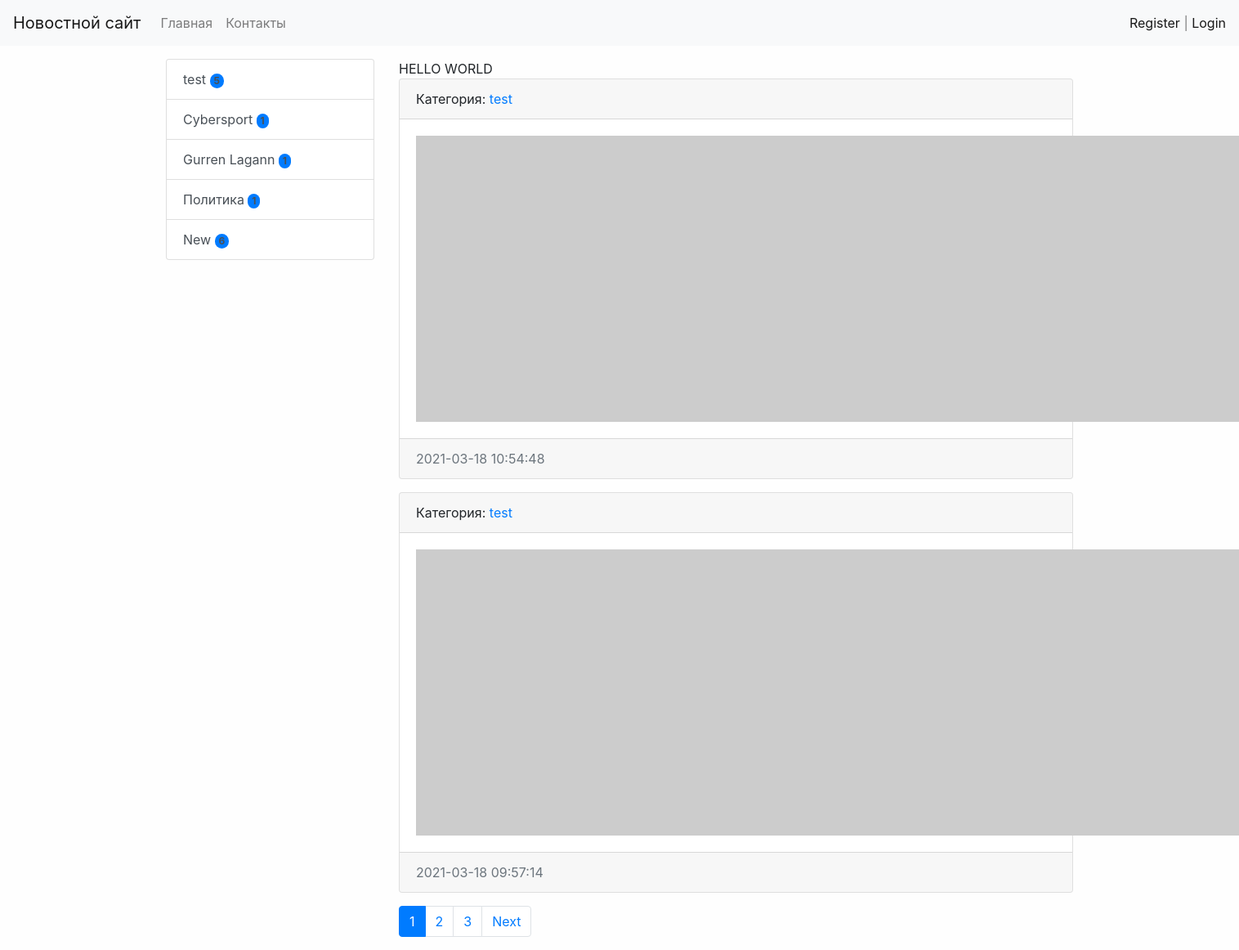
The page / on the database its author committed.
### news/models.py (models this page shows, shortened)
class Category(models.Model):
    title = models.CharField(max_length=150, db_index=True, verbose_name='Наименование категории')
    def get_absolute_url(self):
        return reverse('category', kwargs={"category_id": self.pk})
    def __str__(self):
        return self.title
    class Meta:
        verbose_name = 'Категория'
        verbose_name_plural = 'Категории'
        ordering = ['title']

class News(models.Model):
    title = models.CharField(max_length=150, verbose_name='Наименование')
    content = models.TextField(blank=True, verbose_name='Контент')
    created_at = models.DateTimeField(auto_now_add=True, verbose_name='Дата публикации')
    updated_at = models.DateTimeField(auto_now=True, verbose_name='Обновлено')
    photo = models.ImageField(upload_to='photos/%Y/%m/%d/', verbose_name='Фото', blank=True)
    is_published = models.BooleanField(default=True, verbose_name='Опубликовано')
    category = models.ForeignKey('Category', on_delete=models.PROTECT,
                                 verbose_name='Категория')
    views = models.IntegerField(default=0)
    def get_absolute_url(self):
        return reverse('view_news', kwargs={"pk": self.pk})
    class Meta:
        verbose_name = 'Новость'
        verbose_name_plural = 'Новости'
        ordering = ['-created_at']

### news/views.py (the view)
# urls.py: path('', HomeNews.as_view(), name='home'),
class HomeNews(MyMixin, ListView):
    model = News
    template_name = 'news/home_news_list.html'
    context_object_name = 'news'
    mixin_prop = 'hello world'
    paginate_by = 2
    def get_context_data(self, *, object_list=None, **kwargs):
        context = super().get_context_data(**kwargs)
        context['title'] = self.get_upper('Главная страница')
        context['mixin_prop'] = self.get_prop()
        return context
    def get_queryset(self):
        return News.objects.filter(is_published=True).select_related('category')

### news/templatetags/news_tags.py (called while the page is built)
@register.inclusion_tag('news/list_categories.html')
def show_categories(arg1='Hello', arg2='world'):
    categories = Category.objects.annotate(cnt=Count('news', filter=F('news__is_published'))).filter(cnt__gt=0)
    return {"categories": categories, "arg1": arg1, "arg2": arg2}

### news/utils.py (called while the page is built)
    def get_prop(self):
        return self.mixin_prop.upper()

    def get_upper(self, s):
        if isinstance(s, str):
            return s.upper()
        else:
            return s.title.upper()

### news/templates/news/home_news_list.html (shortened to what this page needs)
{% extends 'base.html' %}
{% block sidebar %}
{% include 'inc/_sidebar.html' %}
{% endblock %}
{% block content %}
{{ mixin_prop }}
{% for item in news %}
<div class="card mb-3">
    <div class="card-header">
        Категория: <a href="{{ item.category.get_absolute_url }}">{{ item.category }}</a>
    </div>
    <div class="card-body">
        <div class="media">
            {% if item.photo %}
            <img src="{{ item.photo.url }}" alt="" width="350" class="mr-3">
            {% else %}
            <img src="https://picsum.photos/id/1060/350/235/?blur=2" alt="" class="mr-3">
            {% endif %}
        </div>
    </div>
    <div class="card-footer text-muted">
        {{ item.created_at|date:"Y-m-d H:i:s" }}
    </div>
</div>
{% endfor %}
{% endblock %}

### templates/base.html (shortened to what this page needs)
{% load static %}
<!doctype html>
<html lang="en">
<head>
    <link rel="stylesheet" href="{% static 'bootstrap/css/bootstrap.min.css' %}">
    <link rel="stylesheet" href="{% static 'css/style.css' %}">
</head>
<body>
{% include 'inc/_nav.html' %}
<div class="container mt-3">
    <div class="row">
        <div class="col-md-3">
            {% block sidebar %}SIDEBAR{% endblock %}
        </div>
        <div class="col-md-9">
            {% block content %}CONTENT{% endblock %}
            {% if page_obj.has_other_pages %}
            <nav aria-label="...">
                <ul class="pagination">
                    {% for p in page_obj.paginator.page_range %}
                    {% if page_obj.number == p %}
                    <li class="page-item active" aria-current="page">
                        <a class="page-link" href="?page={{ p }}">{{ p }} <span class="sr-only">(current)</span></a>
                    </li>
                    {% elif p > page_obj.number|add:-3 and p < page_obj.number|add:3 %}
                    <li class="page-item">
                        <a class="page-link" href="?page={{ p }}">{{ p }}</a>
                    </li>
                    {% endif %}
                    {% endfor %}
                    {% if page_obj.has_next %}
                    <li class="page-item">
                        <a class="page-link" href="?page={{ page_obj.next_page_number }}">Next</a>
                    </li>
                    {% endif %}
                </ul>
            </nav>
            {% endif %}
        </div>
    </div>
</div>
</body>
</html>

### templates/inc/_nav.html (shortened to what this page needs)
<nav class="navbar navbar-expand-lg navbar-light bg-light">
    <a class="navbar-brand" href="{% url 'home' %}">Новостной сайт</a>
    <div class="collapse navbar-collapse" id="navbarSupportedContent">
        <ul class="navbar-nav mr-auto">
            <li class="nav-item"><a class="nav-link" href="{% url 'home' %}">Главная</a></li>
            <li class="nav-item"><a class="nav-link" href="{% url 'contact' %}">Контакты</a></li>
        </ul>
        <span class="navbar-text">
            {% if request.user.is_authenticated %}
            Добро пожаловать, {{ user.username }} | <a href="{% url 'logout' %}">Выход</a>
            {% else %}
            <a href="{% url 'register' %}">Register</a> | <a href="{% url 'login' %}">Login</a>
            {% endif %}
        </span>
    </div>
</nav>

### templates/inc/_sidebar.html (shortened to what this page needs)
{% load news_tags %}
{% show_categories %}

### news/templates/news/list_categories.html
<div class="list-group">
    {% for item in categories %}
    <a href="{{ item.get_absolute_url }}" class="list-group-item
    list-group-item-action">{{ item.title }}  <span class="badge bg-primary
    rounded-pill">{{ item.cnt }}</span></a>
    {% endfor %}
</div>

### mysite/static/css/style.css (style rules this page uses)
body { background-color: #fefefe; }

### rows shown on the page
Category: title "test", cnt "5"
Category: title "Cybersport", cnt "1"
Category: title "Gurren Lagann", cnt "1"
Category: title "Политика", cnt "1"
Category: title "New", cnt "6"
News: category "test", created_at "2021-03-18 10:54:48"
News: category "test", created_at "2021-03-18 09:57:14"

### other values the page prints
{{ mixin_prop }} "HELLO WORLD"
{{ p }} "1"
{{ p }} "2" "3"
